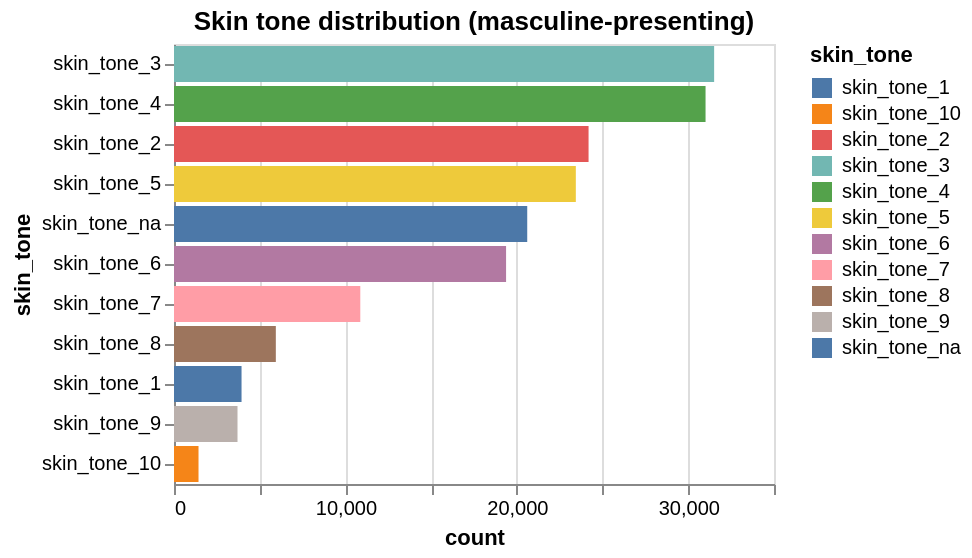

This figure's notebook cell:
### Markdown cell above
Hair type follows closely with hair color.

### Code cell
# Gender masc + skin tone distribution
# Collecting all instances of masc presenting individuals
subset = df[df["gender_presentation_masc"] == 1]
# Counting the number of masc presenting individuals by skin tone
skin_counts_masc = subset[skin_cols].sum().reset_index(name="count").rename(columns={"index": "skin_tone"})

# Displaing number of different skin tones in the masc presenting group
alt.Chart(skin_counts_masc).mark_bar().encode(
    x="count:Q",
    y=alt.Y("skin_tone:N").sort('-x'),
    color="skin_tone:N"
).properties(title="Skin tone distribution (masculine-presenting)")

### Figure 1 — Vega specification as saved in the notebook (floating-point values rounded to 4 significant figures)
{"$schema": "https://vega.github.io/schema/vega/v5.json", "data": [{"name": "source_0"}, {"name": "data_0", "values": [{"count_end": 3940.0, "count_start": 0.0, "skin_tone": "skin_tone_1"}, {"count_end": 24180.0, "count_start": 0.0, "skin_tone": "skin_tone_2"}, {"count_end": 31510.0, "count_start": 0.0, "skin_tone": "skin_tone_3"}, {"count_end": 31010.0, "count_start": 0.0, "skin_tone": "skin_tone_4"}, {"count_end": 23440.0, "count_start": 0.0, "skin_tone": "skin_tone_5"}, {"count_end": 19370.0, "count_start": 0.0, "skin_tone": "skin_tone_6"}, {"count_end": 10870.0, "count_start": 0.0, "skin_tone": "skin_tone_7"}, {"count_end": 5940.0, "count_start": 0.0, "skin_tone": "skin_tone_8"}, {"count_end": 3705.0, "count_start": 0.0, "skin_tone": "skin_tone_9"}, {"count_end": 1430.0, "count_start": 0.0, "skin_tone": "skin_tone_10"}, {"count_end": 20600.0, "count_start": 0.0, "skin_tone": "skin_tone_na"}]}, {"name": "source_0_y_domain_skin_tone", "values": [{"skin_tone": "skin_tone_1", "sort_field": 3940}, {"skin_tone": "skin_tone_2", "sort_field": 24183}, {"skin_tone": "skin_tone_3", "sort_field": 31508}, {"skin_tone": "skin_tone_4", "sort_field": 31007}, {"skin_tone": "skin_tone_5", "sort_field": 23440}, {"skin_tone": "skin_tone_6", "sort_field": 19371}, {"skin_tone": "skin_tone_7", "sort_field": 10867}, {"skin_tone": "skin_tone_8", "sort_field": 5940}, {"skin_tone": "skin_tone_9", "sort_field": 3705}, {"skin_tone": "skin_tone_10", "sort_field": 1430}, {"skin_tone": "skin_tone_na", "sort_field": 20605}]}, {"name": "data_0_color_domain_skin_tone", "values": [{"skin_tone": "skin_tone_1"}, {"skin_tone": "skin_tone_2"}, {"skin_tone": "skin_tone_3"}, {"skin_tone": "skin_tone_4"}, {"skin_tone": "skin_tone_5"}, {"skin_tone": "skin_tone_6"}, {"skin_tone": "skin_tone_7"}, {"skin_tone": "skin_tone_8"}, {"skin_tone": "skin_tone_9"}, {"skin_tone": "skin_tone_10"}, {"skin_tone": "skin_tone_na"}]}], "signals": [{"name": "y_step", "value": 20}, {"name": "height", "update": "bandspace(domain('y').length, 0.1, 0.05) * y_step"}], "marks": [{"type": "rect", "name": "marks", "from": {"data": "data_0"}, "encode": {"update": {"height": {"signal": "max(0.25, bandwidth('y'))"}, "fill": {"field": "skin_tone", "scale": "color"}, "x": {"field": "count_end", "scale": "x"}, "x2": {"field": "count_start", "scale": "x"}, "y": {"field": "skin_tone", "scale": "y"}}}, "style": ["bar"]}], "scales": [{"name": "x", "type": "linear", "domain": {"data": "data_0", "fields": ["count_start", "count_end"]}, "range": [0, {"signal": "width"}], "nice": true, "zero": true}, {"name": "y", "type": "band", "domain": {"data": "source_0_y_domain_skin_tone", "field": "skin_tone", "sort": {"op": "max", "field": "sort_field", "order": "descending"}}, "range": {"step": {"signal": "y_step"}}, "paddingOuter": 0.05, "paddingInner": 0.1}, {"name": "color", "type": "ordinal", "domain": {"data": "data_0_color_domain_skin_tone", "field": "skin_tone", "sort": true}, "range": "category"}], "axes": [{"scale": "x", "tickCount": {"signal": "ceil(width/40)"}, "maxExtent": 0, "minExtent": 0, "aria": false, "ticks": false, "labels": false, "zindex": 0, "grid": true, "gridScale": "y", "orient": "bottom", "domain": false}, {"scale": "x", "title": "count", "orient": "bottom", "labelFlush": true, "grid": false, "labelOverlap": true, "tickCount": {"signal": "ceil(width/40)"}, "zindex": 0}, {"scale": "y", "zindex": 0, "orient": "left", "grid": false, "title": "skin_tone"}], "title": {"text": "Skin tone distribution (masculine-presenting)", "frame": "group"}, "background": "white", "padding": 5, "style": "cell", "width": 300, "legends": [{"fill": "color", "symbolType": "square", "title": "skin_tone"}]}
